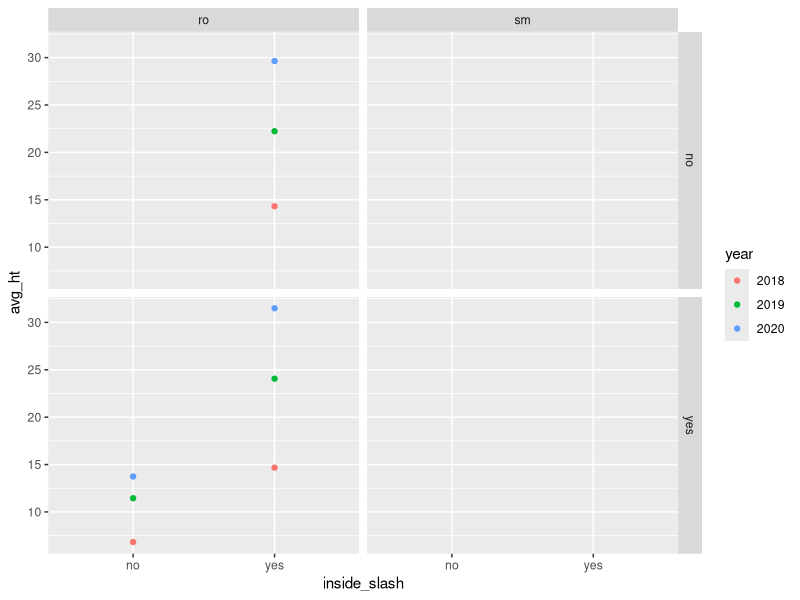
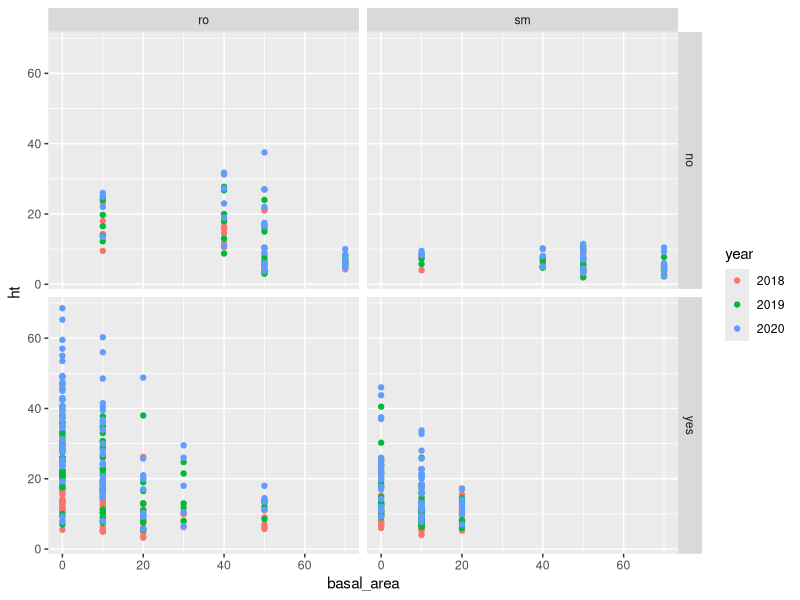
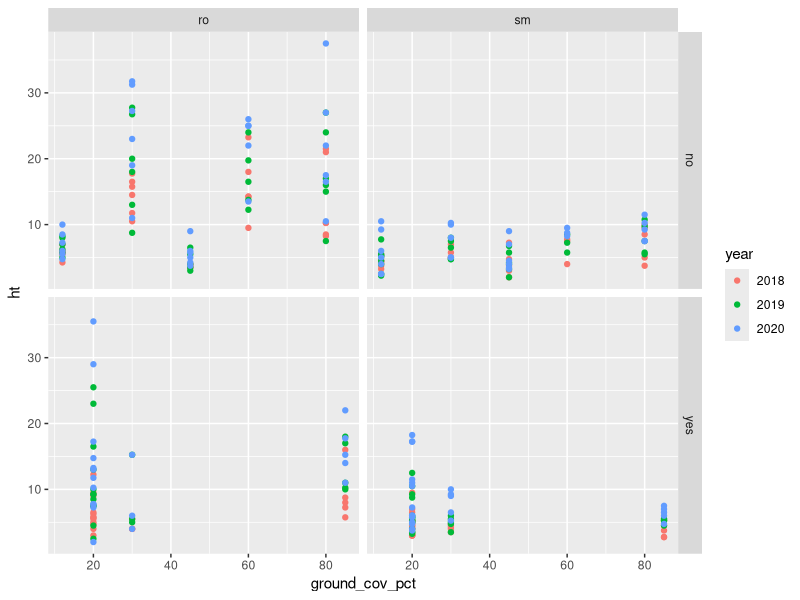
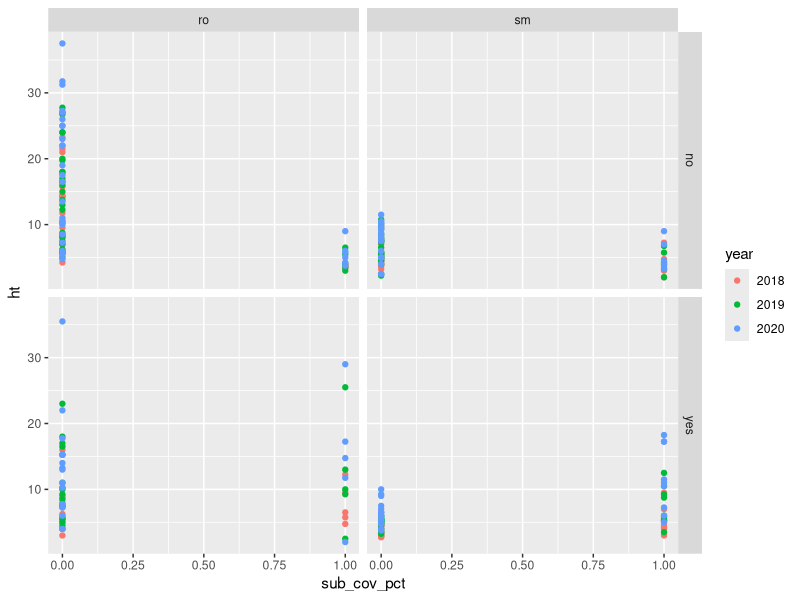
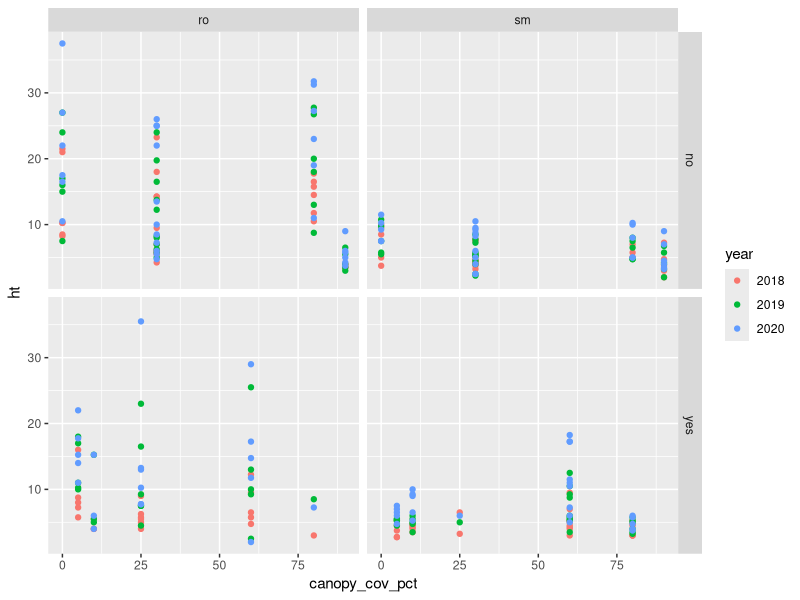
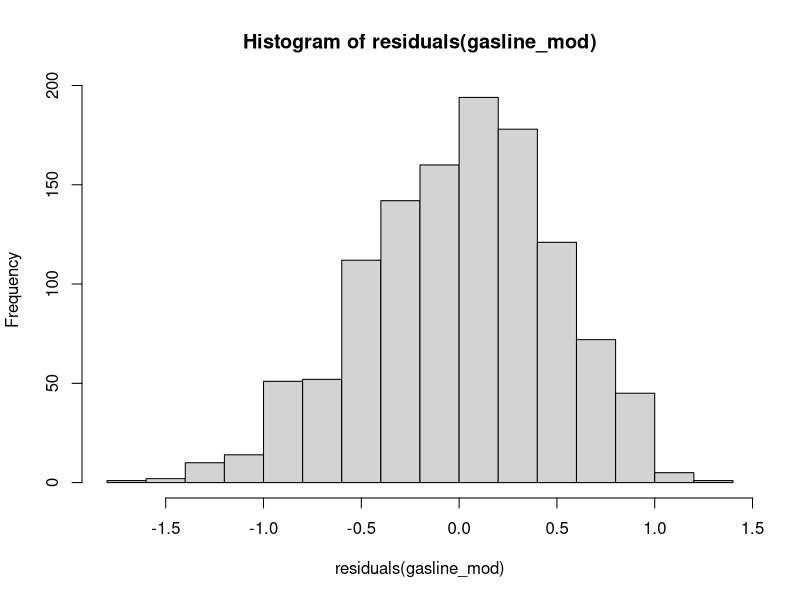
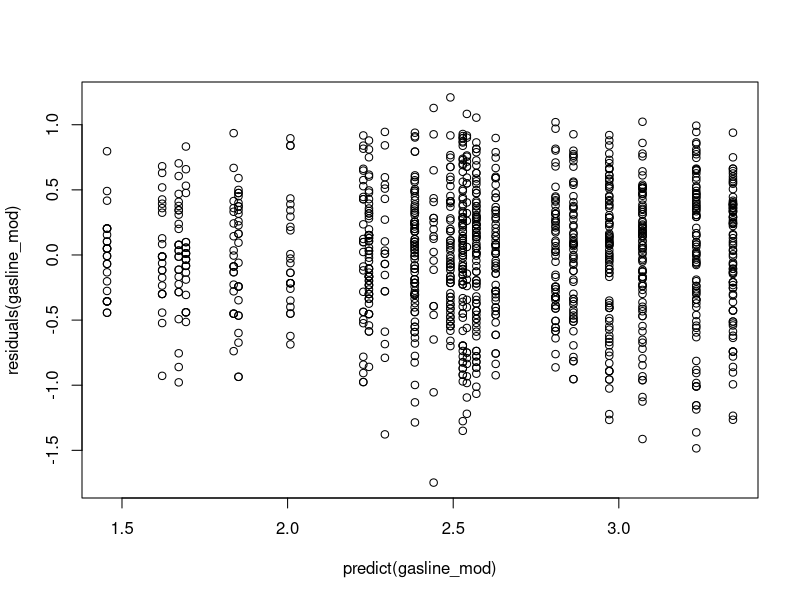
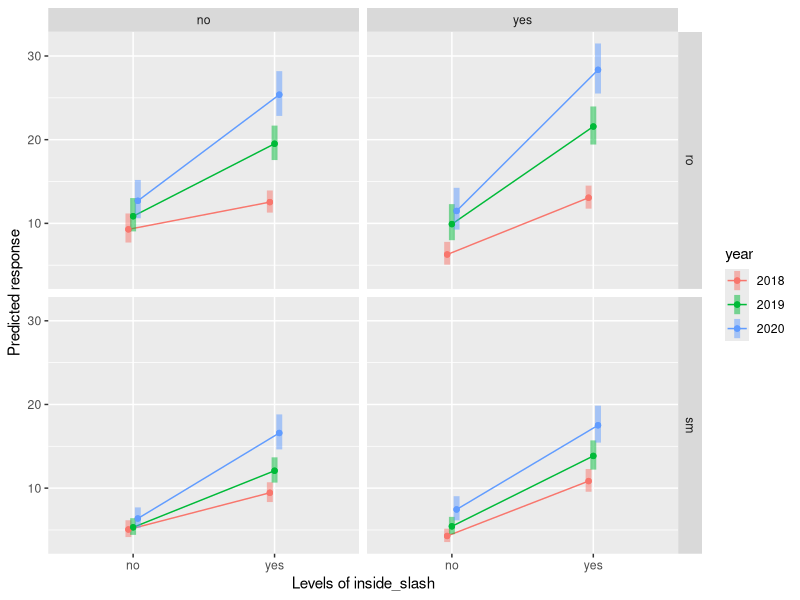

Here is the R script that generated these plots, in order: (Note: this script raises an error after producing the figures.)
## ---- chunk 1
knitr::opts_chunk$set(echo = TRUE)
## ---- chunk 2

library(tidyverse)
library(skimr)        ## install.packages("skimr")
#  dplyr is part of tidyverse -- library(dplyr)

#
#in console
#   str(df)
#   print(df, n=10)
#   
#   to make a df into tibble use x1 <- as_tibble(original_df)  
#   
#   dim(df) will show dimensions of the df
#   


## ---- chunk 3

library(readr)
data_gasline <- read_csv("tidy_avid_2018-2020_gasline.csv")
#missing values were removed from the df.yr files before bind_row

gasline <- data_gasline %>% 
  mutate_at(
    vars(harvest, year, inside_slash, inside_fence, plot, species, tag),
    factor) %>% 
  mutate(inside_fence = recode(inside_fence, "YES" = "yes")) #old = new

## ---- chunk 4

gasline_summ <- gasline %>% 
  mutate(
    ht_cm = ht * 2.54,
    basal_sqm = basal_area * 0.09290304
  ) %>% 
  group_by(harvest, inside_fence, species, inside_slash, year) %>% 
 summarize(
   n = n(),
   avg_ht = mean(ht),
   sd_ht = sd(ht),
   avg_basal = mean(basal_area),
   sd_basal = sd(basal_area),
   avg_ht_cm = mean(ht_cm),
   sd_ht_cm = sd(ht_cm),
   avg_basal_sqm = mean(basal_sqm),
   sd_basal_sqm = sd(basal_sqm),
   avg_grdCov = mean(ground_cov_pct),
   sd_grdCov = sd(ground_cov_pct),
   avg_subCov = mean(sub_cov_pct),
   sd_subCov = sd(sub_cov_pct),
   avg_canCov = mean(canopy_cov_pct),
   sd_canCov = sd(canopy_cov_pct)
  )
 
write_csv(gasline_summ, "avid_gasline_summary_data.csv")


#view(avid_summ)

#  summary(avid2020$ht)
#  hist(avid2020$ht)
  

  


## ---- chunk 5
freq_avid_gasline <- gasline %>% 
  group_by(harvest, inside_slash, inside_fence, plot) %>% 
  summarise(n= n()) %>% 
 # mutate(freq = n / sum(n)) %>% 
  arrange(harvest, inside_slash, inside_fence, plot) %>% 
  
  group_by(harvest, inside_slash, inside_fence) %>% 
  summarize(n_plots = n()) %>% 
  #mutate(freq = n2 / sum(n2)) %>% 
  arrange(harvest, inside_slash, inside_fence) # number of plots
  


## ---- chunk 6

gasline_summ %>% 
  filter(species != "bc" & harvest != "sta_rd") %>% 
ggplot(aes(x=inside_slash, y = avg_ht, color=year)) +
  geom_point()+
  facet_grid(inside_fence ~ species)

#assessing if basal area associated with seedling ht unfenced
gasline %>% 
  filter(species != "bc" & harvest != "sta_rd" & inside_fence != "yes") %>% 
ggplot(aes(x=basal_area, y = ht, color=year)) +
  geom_point()+
  facet_grid(inside_slash ~ species)

#outside wall, assessing ground cover on seedling height
gasline %>% 
  filter(species != "bc" & harvest != "sta_rd" & inside_slash != "yes") %>% 
ggplot(aes(x=ground_cov_pct, y = ht, color=year)) +
  geom_point()+
  facet_grid(inside_fence ~ species)

#outside wall, assessing subcanopy cover on seedling height
gasline %>% 
  filter(species != "bc" & harvest != "sta_rd" & inside_slash != "yes") %>% 
ggplot(aes(x=sub_cov_pct, y = ht, color=year)) +
  geom_point()+
  facet_grid(inside_fence ~ species)

#outside wall, assessing canopy cover on seedling height
gasline %>% 
  filter(species != "bc" & harvest != "sta_rd" & inside_slash != "yes") %>% 
ggplot(aes(x=canopy_cov_pct, y = ht, color=year)) +
  geom_point()+
  facet_grid(inside_fence ~ species)


## ---- chunk 7

#the "plot" below of predict(mymod) showed that the variability
#of height was low for small seedlings and increased with large seedlings.
#This is heteroscedasticity and common in ecological data. The typical fix is
#a log transformation 
#
gasline_mod <- lm(log(ht) ~ inside_slash * inside_fence * species * year, 
            data=subset(gasline, species != "bc" & harvest != "sta_rd"))

#The original model was run without log transformation of "ht".
#The histogram of residuals was adequate, but the heteroscedasticity
#was prominently fanned. The model was thus rerun with log transformation

hist(residuals(gasline_mod)) 
#the log transformation made the distribution of residuals more normal
#note that the x-axis values are essentially -1.5 to 1.5
#
plot(predict(gasline_mod),residuals(gasline_mod)) #this tests heteroscedasticity

summary(gasline_mod)
anova(gasline_mod)
library(emmeans)

#Estimated Marginal Means
emmeans(gasline_mod,~ inside_slash * inside_fence * species * year, type = "response")
#using type="response" reverse transforms log(ht)
#
#emmip = Estimate Marginal Means Interaction Plot
#No Fence vs. Yes Fence, and Without vs. With Slash Wall
### emmip(model name, color ~, xaxis | row_panel + column_panel

emmip(gasline_mod, year ~ inside_slash | species + inside_fence, type = "response", CIs=TRUE)



#emmip = Estimate Marginal Means Interaction Plot
#No Fence vs. Yes Fence, and Without vs. With Slash Wall
### emmip(model name, color ~, xaxis | row_panel + column_panel

emmip(gasline_mod, inside_slash ~ year | species + inside_fence, type = "response", CIs=TRUE)


#emmip = Estimate Marginal Means Interaction Plot
#No Fence vs. Yes Fence, and Without vs. With Slash Wall
## emmip(model name, color ~, xaxis | row_panel + column_panel
emmip(gasline_mod, inside_fence ~ inside_slash | species + year, type = "response", CIs=TRUE)

#pairwise looks at responses of pairs of the variable after the ~
#pairwise "inside_fence" assesses if the fence matters by slash x species x year
emmeans(gasline_mod,pairwise ~ inside_fence | inside_slash * species * year, type = "response")


#pairwise "inside_slash" assesses if the slash matters by fence x species x year
### emmip(model name, color ~, xaxis | row_panel + column_panel

emmeans(gasline_mod,pairwise ~ inside_slash | inside_fence * species * year, type = "response")

## ---- chunk 8

## ---- chunk 9

p <- ggplot(filter(avid2020, year == 2020),
      aes(x = basal_area, y = ht))
p + geom_point(aes(color=species))+ facet_grid(~inside_slash)


  
